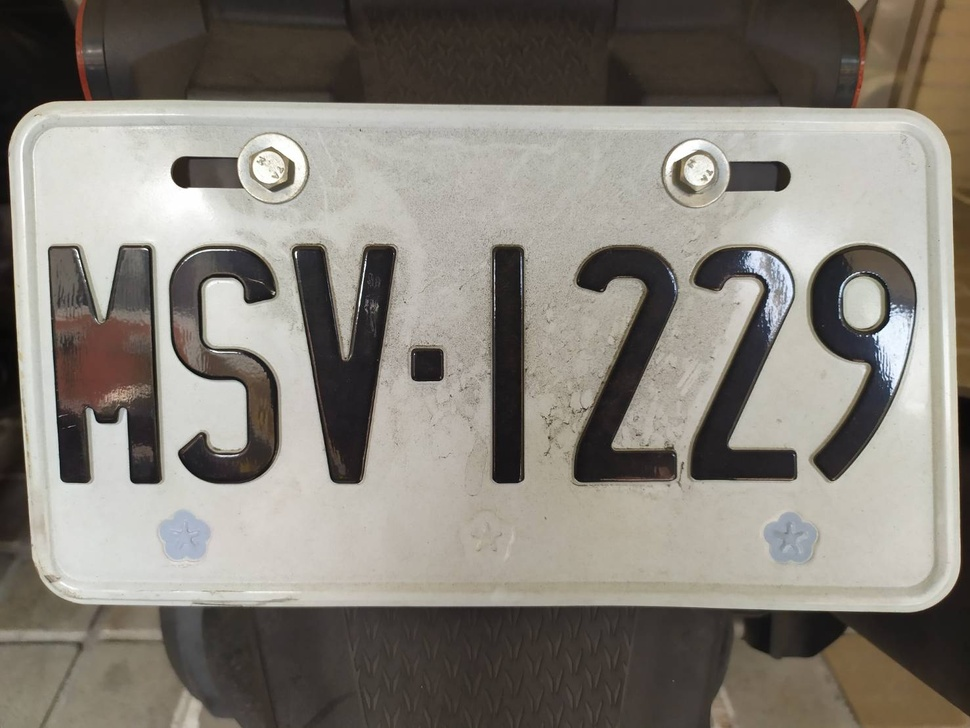
#> input picture src/lenna.jpg, 970 x 728 px, shrunk from 1477 x 1108 before the run
$ python -i smaple.py   (imports and definitions only)
#> lines starting #> are read from the running program, lines starting #| are printed output that depends on the picture; after the words box and inside, x2 and y2 are one past the last pixel; in counts of white or black regions, pixels touching at a corner belong together
# -*- coding: utf-8 -*-
import os, sys
import cv2 as cv
import matplotlib.pyplot as plt
from numpy import tile
try:
    from lib.config import Config
except:
    from config import Config

## System Subroutine ###
clear = lambda: os.system( 'cls' )
unicode_cmd = lambda: os.system( 'chcp 65001 &' )

def alpg(imgPath, dstPath='', write_value=0):
#> called with imgPath = 'src/lenna.jpg', dstPath = '', write_value = 0
    if not dstPath:
        dstPath = os.path.abspath('')+'\\dst'

    img = ''
    ''' 讀取彩色的圖片 '''
    try:
        img = cv.imread(imgPath)
#> img is the input picture: shape (728, 970, 3); mean B, G, R 120.6, 128.7, 133.6
    except:
        sys.exit("影像讀取失敗...")

    '''
    opencv imread 以BGR 儲存
    plotlib imshow 以RGB 展示
    '''
    img_src = cv.cvtColor(img, cv.COLOR_BGR2RGB)

    ''' 轉換為灰度圖 '''
    img_gray = cv.cvtColor(img, cv.COLOR_BGR2GRAY)
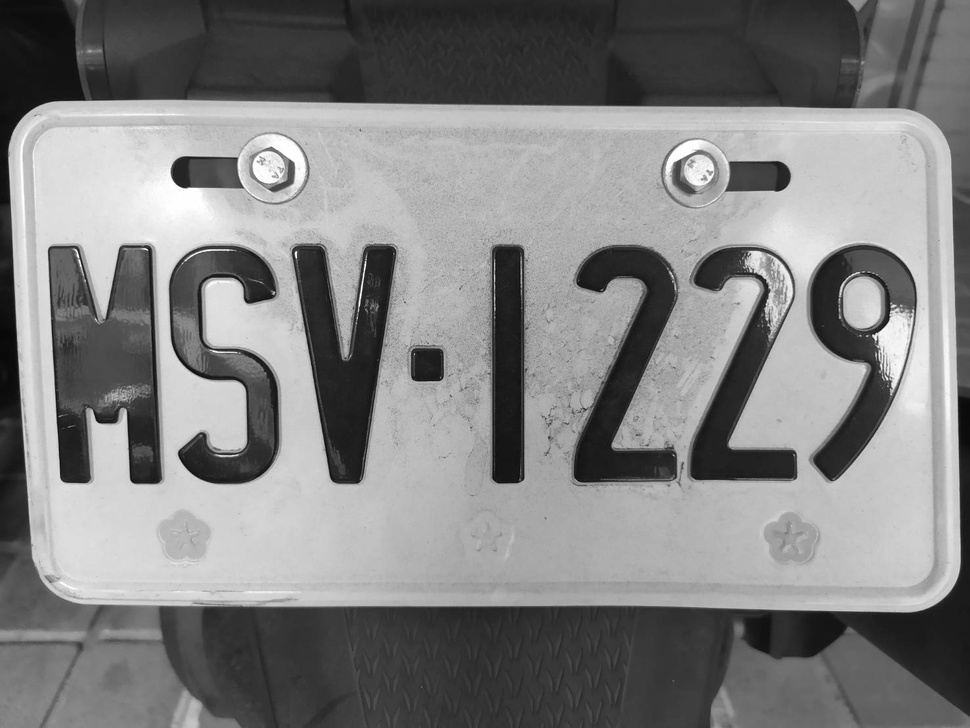
#> img_gray: shape (728, 970); min 7, max 255, mean 129.2
    if write_value!=0:
        GrayImage = dstPath+'\\'+'GrayImage.jpg'
        cv.imwrite(GrayImage, img_gray)

    ''' 高斯模糊 '''
    img_gaussian = cv.GaussianBlur(img_gray, (3,3), 5)
    if write_value!=0:
        GaussianBlurImage = dstPath+'\\'+'GaussianBlurImage.jpg'
        cv.imwrite(GaussianBlurImage, img_gaussian)

    ''' Laplacian進行邊緣檢測 '''
    img_sobel = cv.Sobel(img_gaussian, cv.CV_8U, 1, 0, ksize=1)
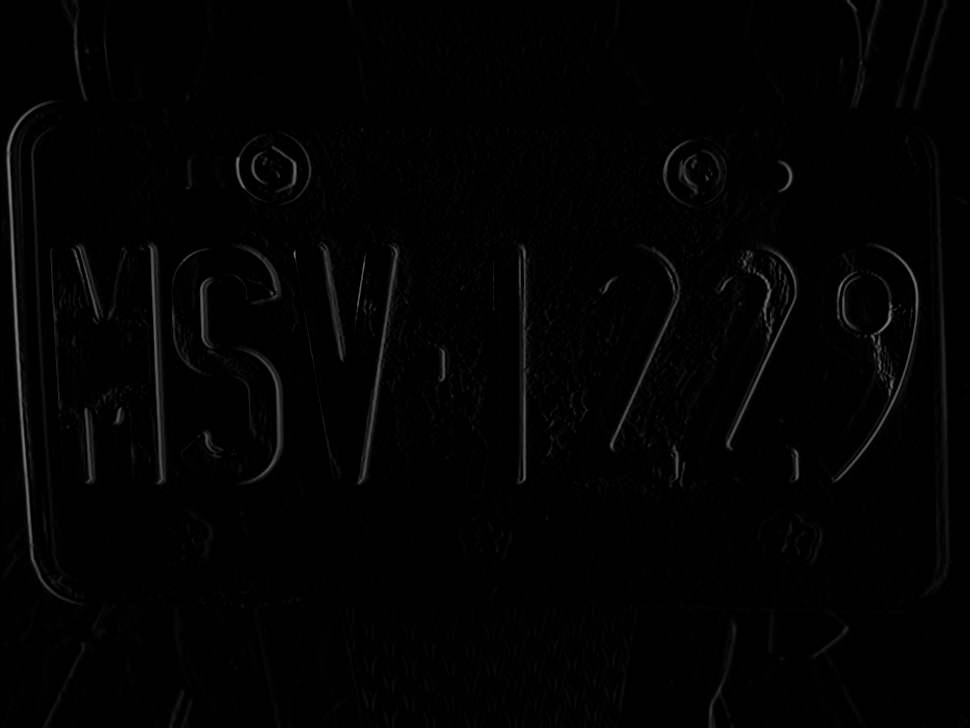
#> img_sobel: shape (728, 970); min 0, max 130, mean 2.4
    img_canny = cv.Canny(img_sobel, 250, 100)
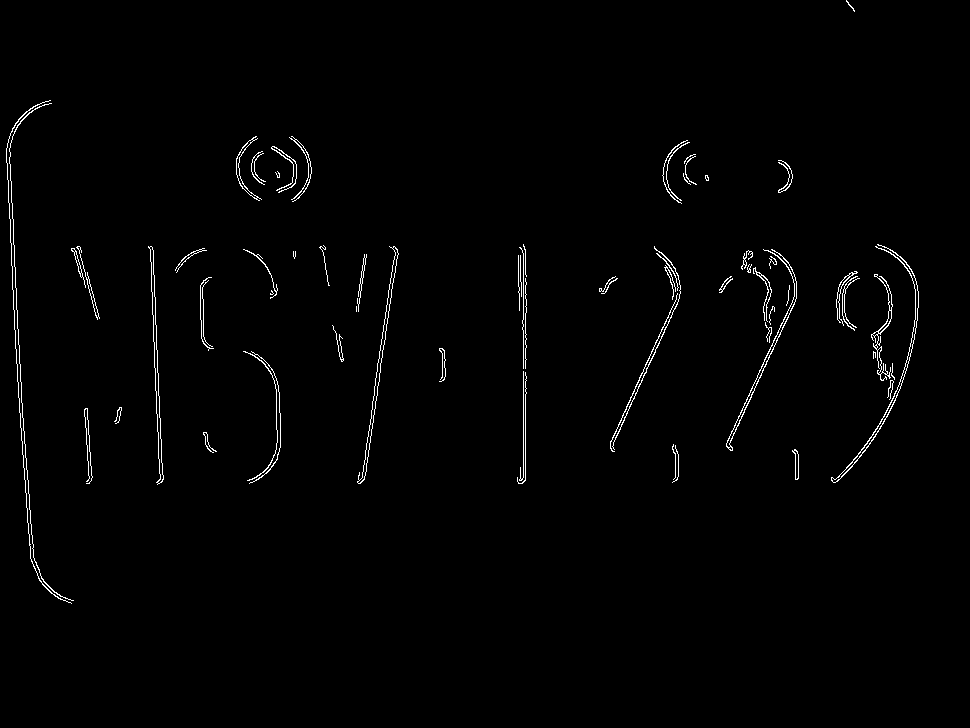
#> img_canny: shape (728, 970); 1.2% white in thin lines or dots, all inside (x1, y1, x2, y2) = (6, 0, 919, 604)
    if write_value!=0:
        SobelImage = dstPath+'\\'+'SobelImage.jpg'
        CannyImage = dstPath+'\\'+'CannyImage.jpg'
        cv.imwrite(SobelImage, img_sobel)
        cv.imwrite(CannyImage, img_canny)

    ''' 進行二值化處理 '''
    i,img_threshold = cv.threshold(img_canny, 0, 255, cv.THRESH_BINARY)
    if write_value!=0:
        ThresholdImage = dstPath+'\\'+'ThresholdImage.jpg'
        cv.imwrite(ThresholdImage, img_threshold)

    ''' 可以侵蝕和擴張 '''
    kernel = cv.getStructuringElement(cv.MORPH_RECT, (43,33))
    img_dilate = cv.dilate(img_threshold, kernel)
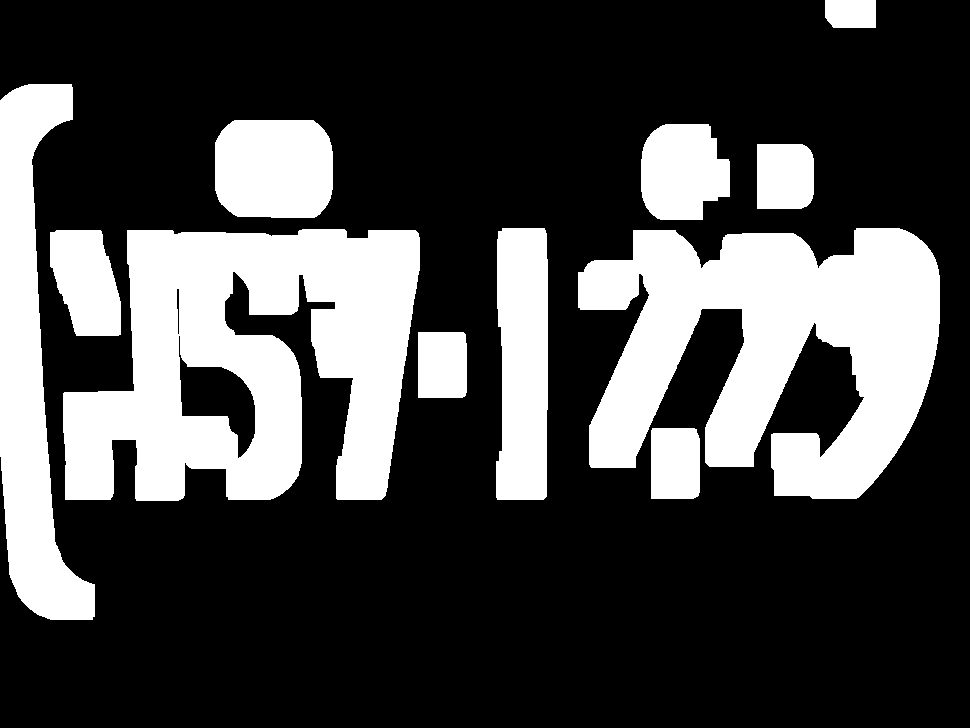
#> img_dilate: shape (728, 970); 28.1% white; 11 white regions, largest, box (x1, y1, x2, y2) and area: (63, 229, 420, 501) 64799, (578, 228, 940, 499) 60353, (0, 84, 95, 620) 25072
    if write_value!=0:
        DilateImage = dstPath+'\\'+'DilateImage.jpg'
        cv.imwrite(DilateImage, img_dilate)

    titles = ['Source Image','Gray Image', 'Gaussian Image', 'Sobel Image',
            'Canny Image', 'threshold Image', 'dilate Image']
    images = [img, img_gray, img_gaussian, img_sobel, img_canny, img_threshold, img_dilate]

    ''' 顯示所有結果 '''
    for i in range(len(titles)):
        plt.subplot(3,3,i+1)
        plt.imshow(images[i],'gray')
        plt.title(titles[i])
        plt.xticks([]),plt.yticks([])
    plt.suptitle('Image Recognition',fontweight ="bold")
    try:
        plt.show()
#> figure, not shown here; B, G, R data is drawn as R, G, B
    except Exception as e:
        raise e
    finally:
        plt.close('all')

# [46 lines left out: function main, not called in this run]

# [4 lines not run here, left out]

>>> result = alpg('src/lenna.jpg')
